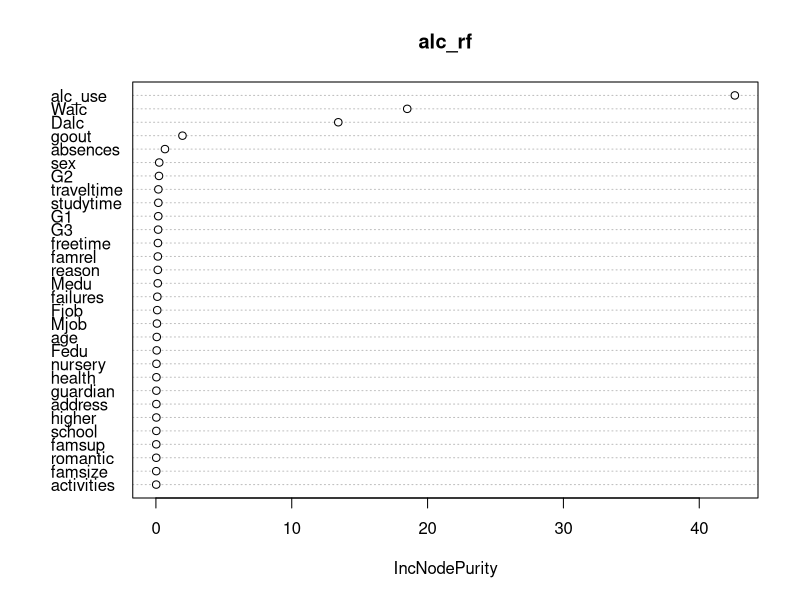
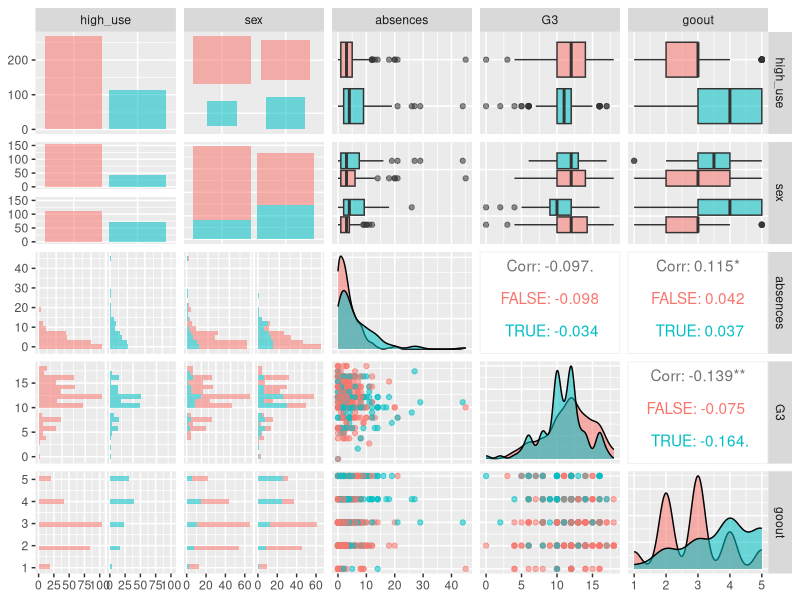
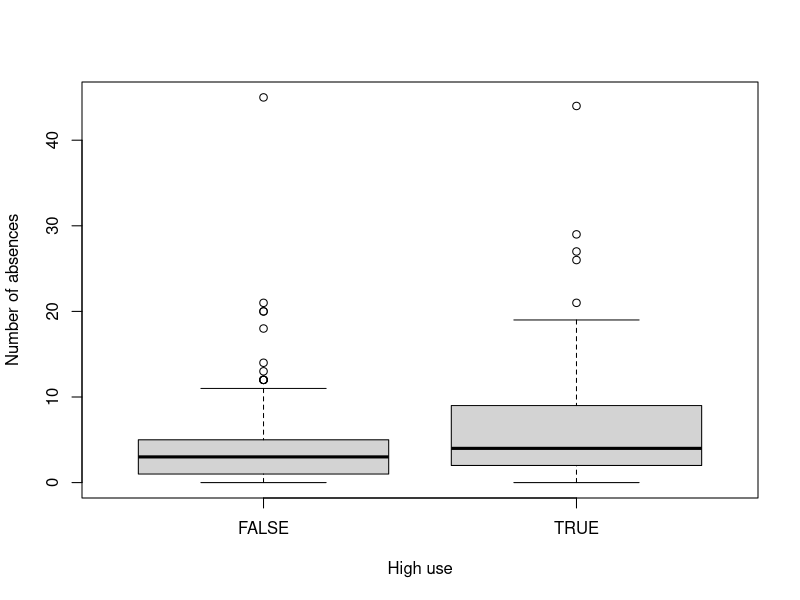
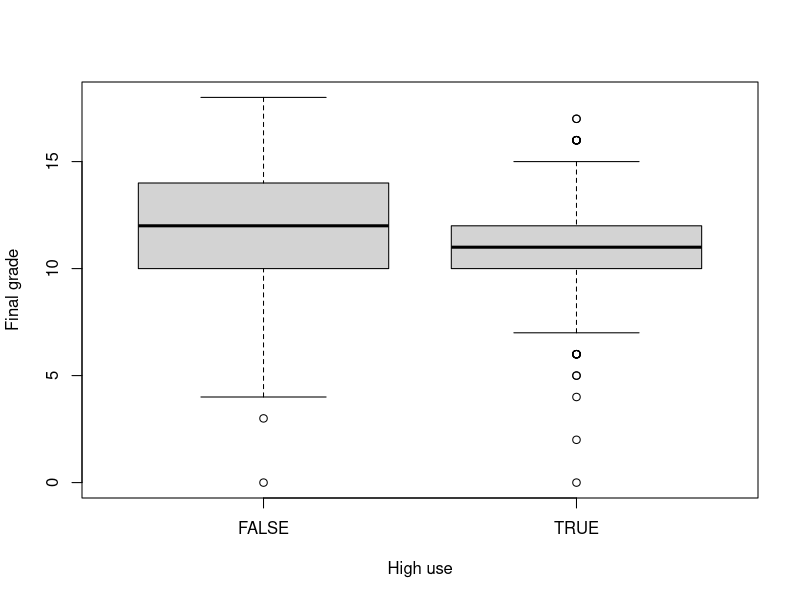
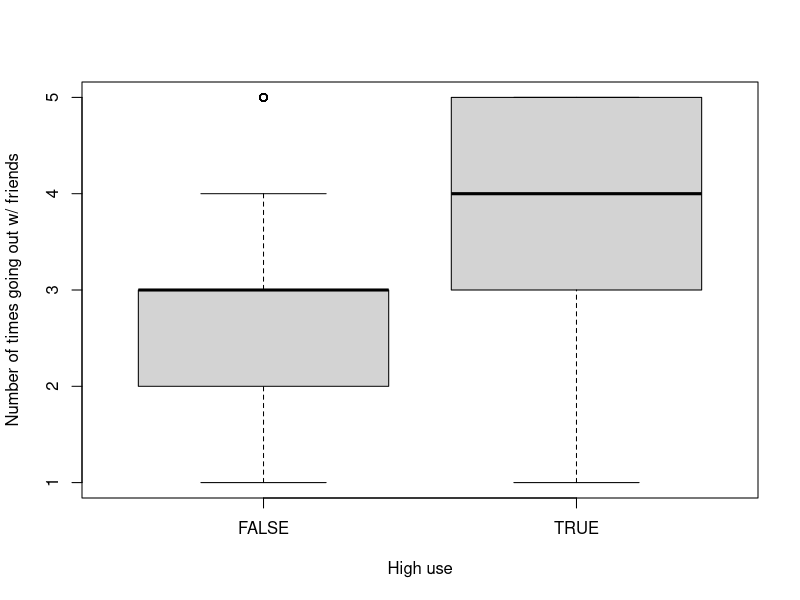

Recreate these plots in R, in order.
## ---- chunk 1
library(GGally)
library(randomForest)
library(dplyr)
## ---- chunk 2
alc <- read.table("data/alc_data.txt", sep="\t", header=TRUE)
colnames(alc)
## ---- chunk 3
alc_rf <- randomForest(high_use ~ ., data=alc)
varImpPlot(alc_rf)
## ---- chunk 4
ggpairs(alc[,c("high_use", "sex", "absences", "G3", "goout")],  aes(col=high_use, alpha=0.3), lower = list(combo = wrap("facethist", bins = 20)))
table(high_use = alc$high_use, sex = alc$sex)
boxplot(absences~high_use, data=alc, ylab="Number of absences", xlab="High use")
boxplot(G3~high_use, data=alc, ylab="Final grade", xlab="High use")
boxplot(goout~high_use, data=alc, ylab="Number of times going out w/ friends", xlab="High use")
## ---- chunk 5
m1 <- glm(high_use ~ sex + absences + G3 + goout, data = alc, family = "binomial")
summary(m1)
coef(m1)
OR <- coef(m1) %>% exp()
CI <- confint(m1) %>% exp()
cbind(OR, CI)
## ---- chunk 6
m2 <- glm(high_use ~ sex + absences + goout, data = alc, family = "binomial")
summary(m2)
probabilities <- predict(m2, type = "response")
alc <- mutate(alc, probability = probabilities)
alc <- mutate(alc, prediction = probability > 0.5)
table(high_use = alc$high_use, prediction = alc$prediction) %>% prop.table() %>% addmargins()
